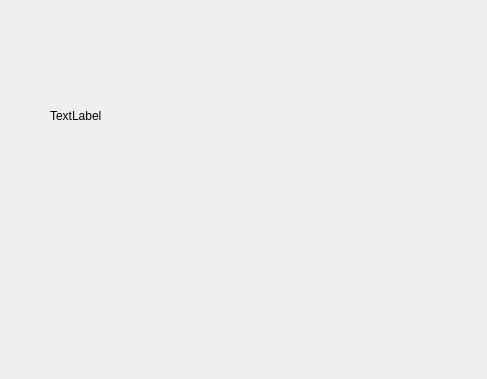
<?xml version="1.0" encoding="UTF-8"?>
<ui version="4.0">
 <class>Dialog</class>
 <widget class="QDialog" name="Dialog">
  <property name="geometry">
   <rect>
    <x>0</x>
    <y>0</y>
    <width>487</width>
    <height>379</height>
   </rect>
  </property>
  <property name="windowTitle">
   <string>Dialog</string>
  </property>
  <widget class="QLabel" name="label">
   <property name="geometry">
    <rect>
     <x>50</x>
     <y>60</y>
     <width>291</width>
     <height>111</height>
    </rect>
   </property>
   <property name="styleSheet">
    <string notr="true">font: 18pt &quot;.AppleSystemUIFont&quot;;</string>
   </property>
   <property name="text">
    <string>TextLabel</string>
   </property>
  </widget>
 </widget>
 <resources/>
 <connections/>
</ui>
